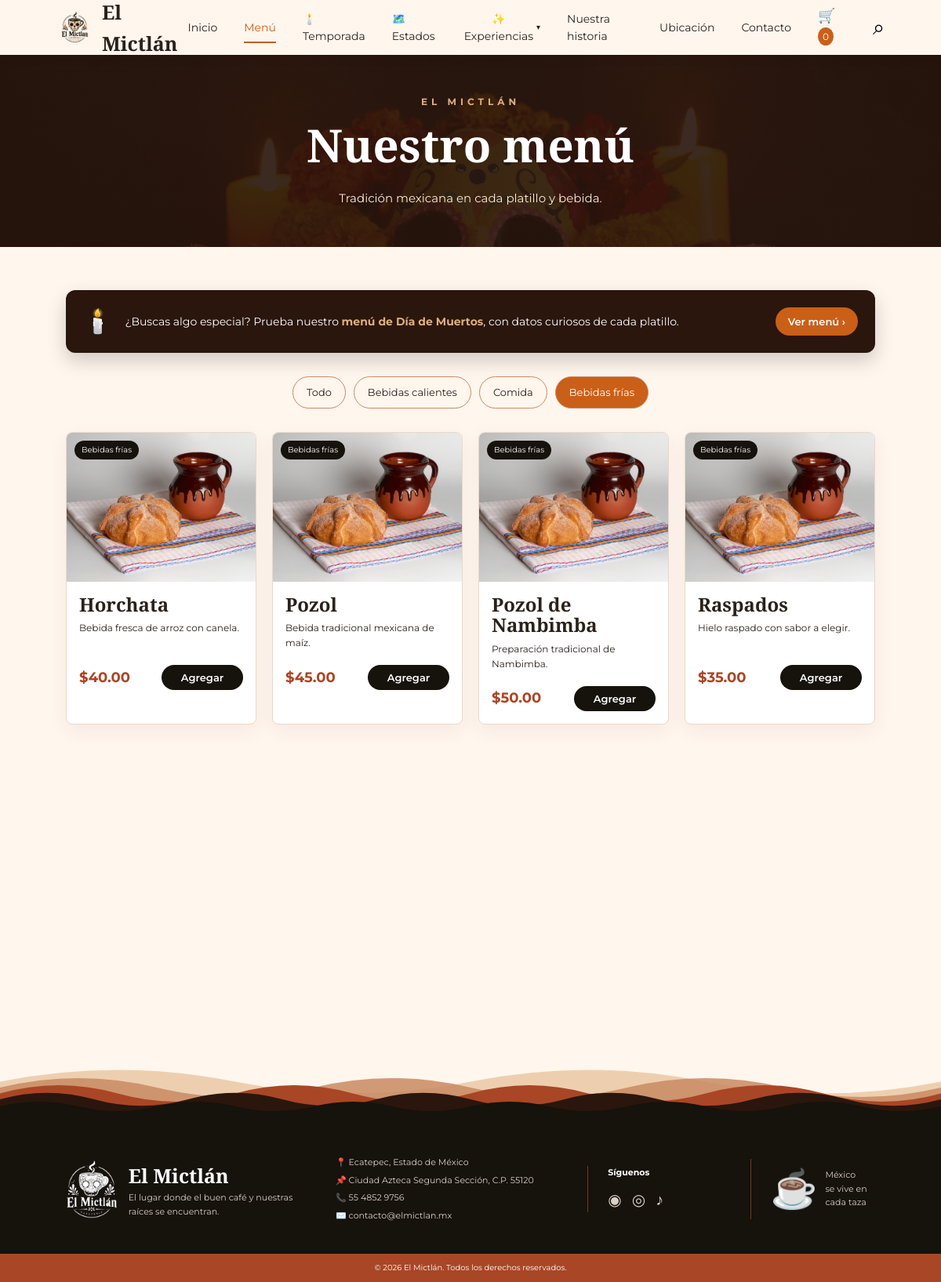
Page /menu.php?categoria=Bebidas+frías on the earlier database version.
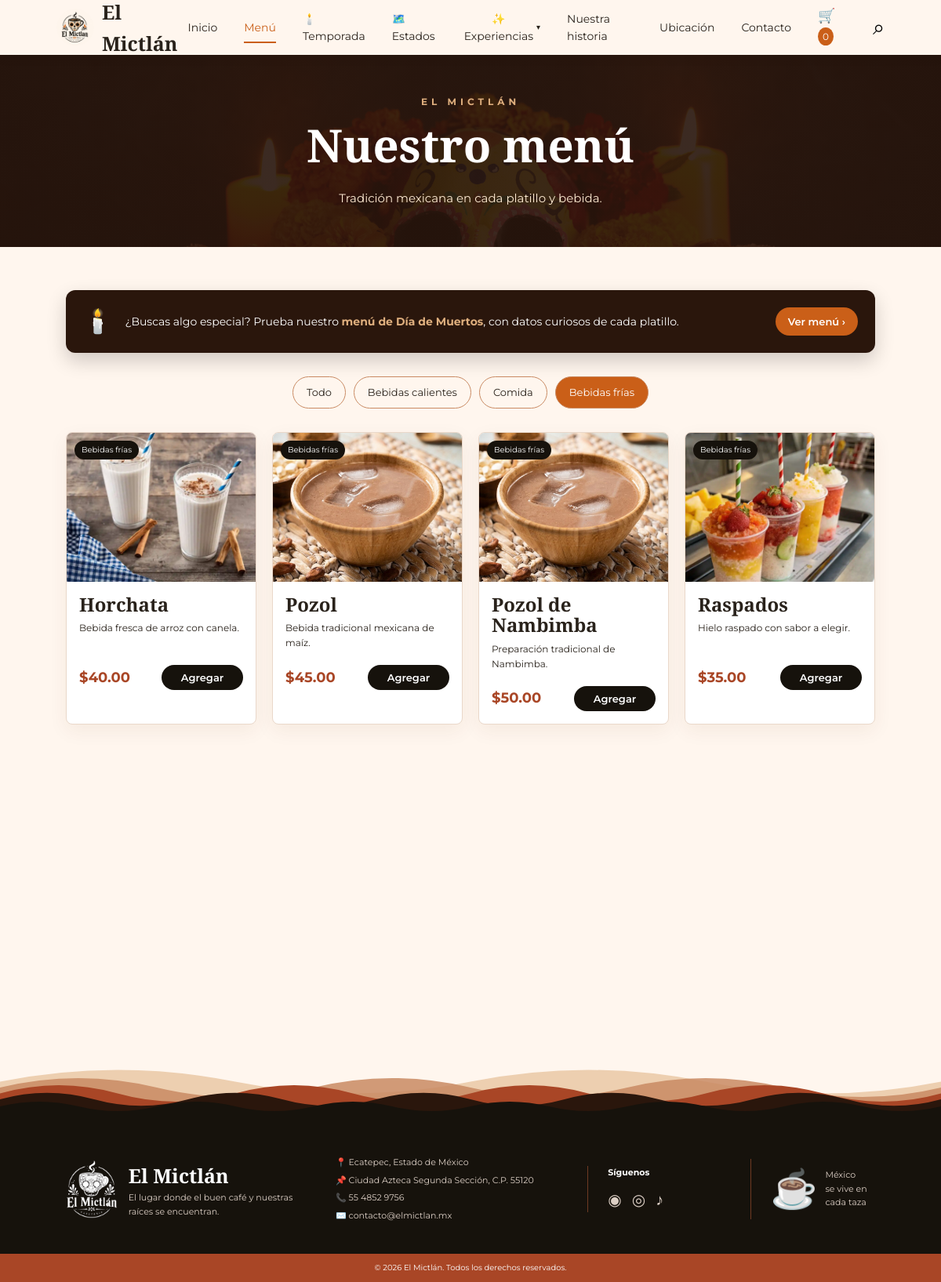
Same page on the later database version.
### tables this page shows
CREATE TABLE productos (
    id INT AUTO_INCREMENT PRIMARY KEY,
    nombre VARCHAR(150) NOT NULL,
    categoria ENUM('Bebidas calientes','Comida','Bebidas frías') NOT NULL,
    descripcion VARCHAR(255) DEFAULT '',
    precio DECIMAL(10,2) NOT NULL DEFAULT 0.00,
    imagen VARCHAR(255) DEFAULT 'imn/cafe-granos.jpeg',
    disponible TINYINT(1) NOT NULL DEFAULT 1,
    temporada TINYINT(1) NOT NULL DEFAULT 0 COMMENT '1 = platillo especial de Día de Muertos',
    dato_curioso VARCHAR(255) DEFAULT NULL COMMENT 'Solo se usa cuando temporada=1',
    es_reyes TINYINT(1) NOT NULL DEFAULT 0 COMMENT '1 = solo se muestra con el tema de Rosca de Reyes activado'
);

### menu.php (the view, shortened to what this page needs)
<?php
require_once "config.php";
$categorias = ['Bebidas calientes','Comida','Bebidas frías'];
$categoria = $_GET['categoria'] ?? 'Todas';
if ($categoria !== 'Todas' && in_array($categoria, $categorias, true)) {
    $stmt = $pdo->prepare("SELECT * FROM productos WHERE disponible=1 AND temporada=0 AND es_reyes=0 AND categoria<>'Merch' AND categoria=? ORDER BY id");
    $stmt->execute([$categoria]);
} else {
    $stmt = $pdo->query("SELECT * FROM productos WHERE disponible=1 AND temporada=0 AND es_reyes=0 AND categoria<>'Merch' ORDER BY FIELD(categoria,'Bebidas calientes','Comida','Bebidas frías'), id");
}
$productos = $stmt->fetchAll();
?>
<!DOCTYPE html>
<html lang="es">
<head>
<link rel="stylesheet" href="style.css">
</head>
<body>
<?php include "header.php"; ?>
<section class="page-hero">
    <p>EL MICTLÁN</p>
    <h1>Nuestro menú</h1>
    <span>Tradición mexicana en cada platillo y bebida.</span>
</section>
<section class="menu-page section">
    <a href="temporada.php" class="banner-temporada">
        <span>🕯️</span>
        <p>¿Buscas algo especial? Prueba nuestro <strong>menú de Día de Muertos</strong>, con datos curiosos de cada platillo.</p>
        <span class="banner-flecha">Ver menú ›</span>
    </a>
    <div class="filter-bar">
        <a class="<?php echo $categoria==='Todas'?'selected':''; ?>" href="menu.php">Todo</a>
        <?php foreach ($categorias as $cat): ?>
            <a class="<?php echo $categoria===$cat?'selected':''; ?>" href="menu.php?categoria=<?php echo urlencode($cat); ?>">
                <?php echo htmlspecialchars($cat); ?>
            </a>
        <?php endforeach; ?>
    </div>
    <div class="products-grid">
        <?php foreach ($productos as $producto): ?>
            <article class="product-card">
                <div class="product-image">
                    <img src="<?php echo htmlspecialchars($producto['imagen']); ?>" alt="<?php echo htmlspecialchars($producto['nombre']); ?>">
                    <span><?php echo htmlspecialchars($producto['categoria']); ?></span>
                </div>
                <div class="product-body">
                    <h3><?php echo htmlspecialchars($producto['nombre']); ?></h3>
                    <p><?php echo htmlspecialchars($producto['descripcion']); ?></p>
                    <div class="product-bottom">
                        <strong>$<?php echo number_format($producto['precio'],2); ?></strong>
                        <button class="add-cart" data-id="<?php echo $producto['id']; ?>">Agregar</button>
                    </div>
                </div>
            </article>
        <?php endforeach; ?>
    </div>
</section>
<?php include "footer.php"; ?>
</body>
</html>

Differences in the rows shown:
changed productos "Horchata": imagen: a different picture
changed productos "Pozol": imagen: a different picture
changed productos "Pozol de Nambimba": imagen: a different picture
changed productos "Raspados": imagen: a different picture
